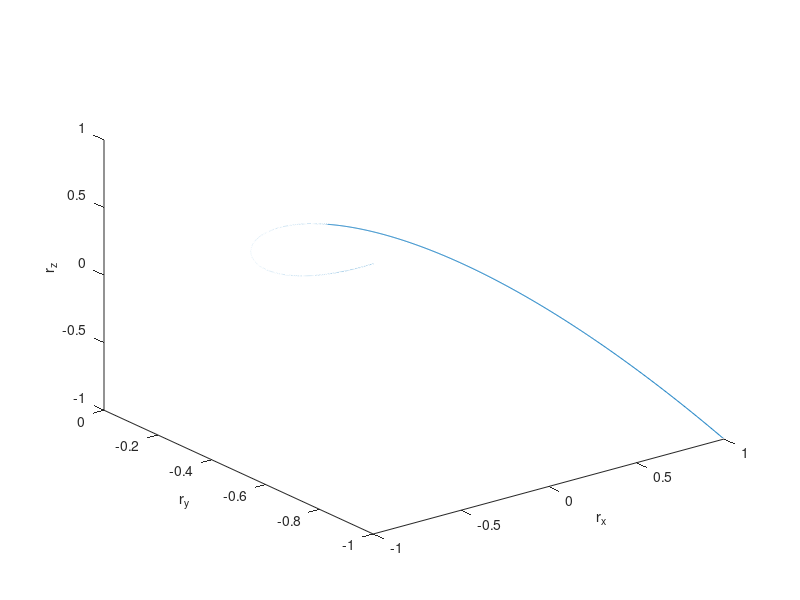

Recreate this plot in MATLAB.
clear; clc; close all;

% Description: Plots a vector valued function

rx = @(t) t;
ry = @(t) -t.^2;
rz = @(t) -t.^3;

t = -1:0.001:1;

plot3(rx(t),ry(t),rz(t))
xlabel('r_x')
ylabel('r_y')
zlabel('r_z')
